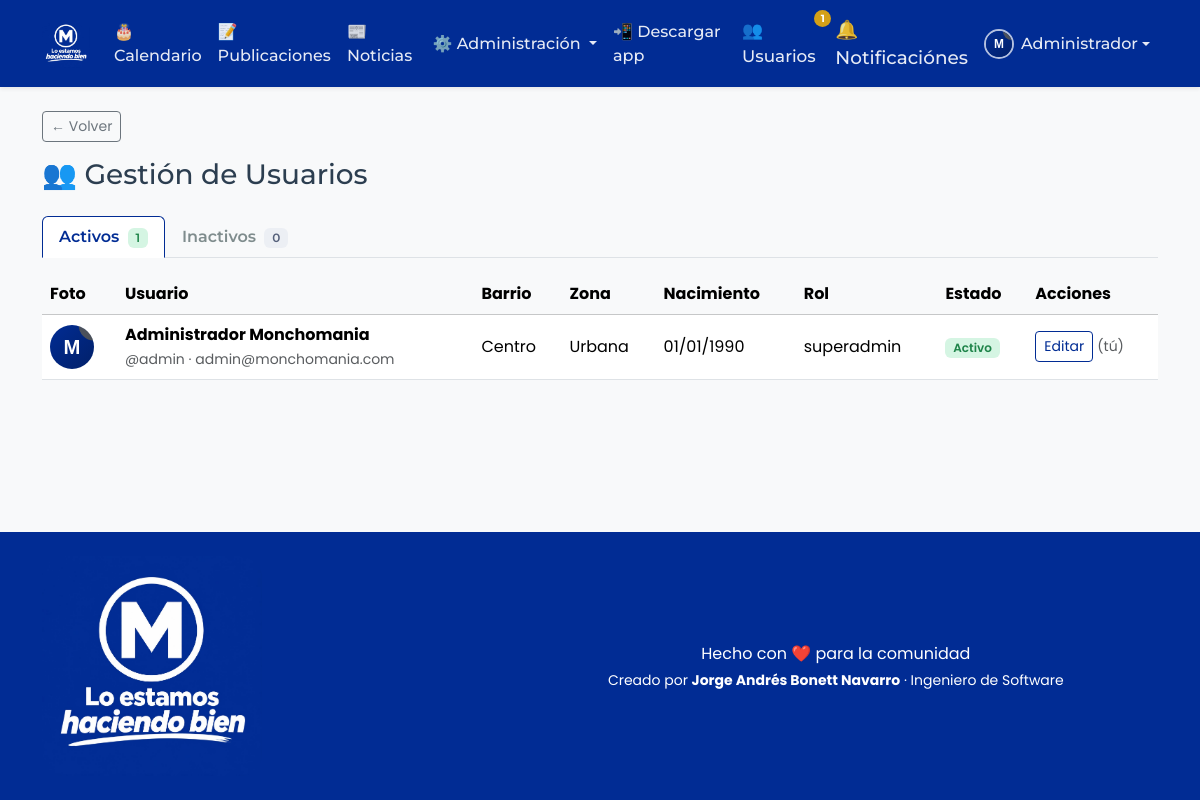
The page /modules/admin/users.php (signed in) on the database its author committed.
### tables this page shows
CREATE TABLE `usuarios` (
  `id`               INT UNSIGNED NOT NULL AUTO_INCREMENT,
  `id_rol`           INT UNSIGNED NOT NULL DEFAULT 2,
  `usuario`          VARCHAR(50)  NOT NULL COMMENT 'Nombre de usuario para iniciar sesión',
  `nombre`           VARCHAR(80)  NOT NULL,
  `apellidos`        VARCHAR(120) NOT NULL,
  `fecha_nacimiento` DATE         NOT NULL,
  `direccion`        VARCHAR(255) DEFAULT NULL,
  `barrio`           VARCHAR(120) DEFAULT NULL,
  `zona`             ENUM('Urbana','Vereda') NOT NULL DEFAULT 'Urbana',
  `foto`             VARCHAR(255) DEFAULT NULL COMMENT 'Ruta relativa de la imagen de perfil',
  `email`            VARCHAR(160) DEFAULT NULL,
  `password`         VARCHAR(255) NOT NULL COMMENT 'Hash generado con password_hash()',
  `estado`           TINYINT(1)   NOT NULL DEFAULT 1 COMMENT '1=Activo, 2=Inactivo',
  `creado_en`        TIMESTAMP    NOT NULL DEFAULT CURRENT_TIMESTAMP,
  PRIMARY KEY (`id`),
  UNIQUE KEY `uq_usuarios_usuario` (`usuario`),
  UNIQUE KEY `uq_usuarios_email` (`email`),
  KEY `idx_usuarios_rol` (`id_rol`),
  KEY `idx_usuarios_nacimiento` (`fecha_nacimiento`),
  CONSTRAINT `fk_usuarios_rol` FOREIGN KEY (`id_rol`)
    REFERENCES `roles` (`id`) ON UPDATE CASCADE ON DELETE RESTRICT
);

CREATE TABLE `roles` (
  `id`         INT UNSIGNED NOT NULL AUTO_INCREMENT,
  `nombre_rol` VARCHAR(50)  NOT NULL COMMENT 'superadmin | usuario',
  `creado_en`  TIMESTAMP    NOT NULL DEFAULT CURRENT_TIMESTAMP,
  PRIMARY KEY (`id`),
  UNIQUE KEY `uq_roles_nombre` (`nombre_rol`)
);

### config/database.php (called while the page is built, shortened)
<?php
class Database
{
    private static $instance = null;
    public static function connection(): PDO
    {
        if (self::$instance === null) {
            $host = $_ENV['DB_HOST'] ?? 'localhost';
            $port = $_ENV['DB_PORT'] ?? '3306';
            $name = $_ENV['DB_NAME'] ?? 'monchomania';
            $user = $_ENV['DB_USER'] ?? 'root';
            $pass = $_ENV['DB_PASS'] ?? '';
            $dsn = sprintf(
                'mysql:host=%s;port=%s;dbname=%s;charset=utf8mb4',
                $host,
                $port,
                $name
            );
            $options = [
                PDO::ATTR_ERRMODE            => PDO::ERRMODE_EXCEPTION,
                PDO::ATTR_DEFAULT_FETCH_MODE => PDO::FETCH_ASSOC,
                PDO::ATTR_EMULATE_PREPARES   => false,
                PDO::ATTR_STRINGIFY_FETCHES  => false,
                PDO::MYSQL_ATTR_INIT_COMMAND => 'SET NAMES utf8mb4 COLLATE utf8mb4_unicode_ci',
            ];
            try {
                self::$instance = new PDO($dsn, $user, $pass, $options);
                self::$instance->exec("SET time_zone = '+00:00'");
            } catch (PDOException $e) {
                http_response_code(500);
                if (($_ENV['APP_DEBUG'] ?? 'false') === 'true') {
                    die('Error de conexión a la base de datos: ' . $e->getMessage());
                }
                die('Error de conexión a la base de datos.');
            }
        }
        return self::$instance;
    }
}

### includes/auth_middleware.php (called while the page is built, shortened)
<?php
require_once __DIR__ . '/../config/app.php';
$user = current_user();

### modules/admin/users.php (the view, shortened to what this page needs)
<?php
require_once __DIR__ . '/../../includes/auth_middleware.php';
$stmt = Database::connection()->query(
    "SELECT u.*, r.nombre_rol
       FROM usuarios u
       JOIN roles r ON r.id = u.id_rol
      ORDER BY u.creado_en DESC"
);
$usuarios = $stmt->fetchAll();
$activos   = array_values(array_filter($usuarios, fn($u) => (int) $u['estado'] === 1));
$inactivos = array_values(array_filter($usuarios, fn($u) => (int) $u['estado'] === 2));
function render_users_table(array $list, int $currentUserId): void
{
    foreach ($list as $u) {
        $fotoUrl = $u['foto']
            ? uploads_url('profiles/' . $u['foto'])
            : asset('img/avatar-default.svg');
        $json = json_encode([
            'id'               => (int) $u['id'],
            'usuario'          => $u['usuario'],
            'nombre'           => $u['nombre'],
            'apellidos'        => $u['apellidos'],
            'fecha_nacimiento' => $u['fecha_nacimiento'],
            'direccion'        => $u['direccion'],
            'barrio'           => $u['barrio'],
            'zona'             => $u['zona'],
            'email'            => $u['email'],
            'id_rol'           => (int) $u['id_rol'],
            'estado'           => (int) $u['estado'],
        ]);
        $esActivo  = (int) $u['estado'] === 1;
        $badge     = $esActivo
            ? '<span class="badge mm-badge-active">Activo</span>'
            : '<span class="badge mm-badge-inactive">Inactivo</span>';
        $toggleBtn = '';
        if ((int) $u['id'] !== $currentUserId) {
            $toggleBtn = $esActivo
                ? '<button class="btn btn-sm btn-outline-danger" onclick="toggleUser(' . (int) $u['id'] . ', 2)">Inactivar</button>'
                : '<button class="btn btn-sm btn-outline-success" onclick="toggleUser(' . (int) $u['id'] . ', 1)">Activar</button>';
        } else {
            $toggleBtn = '<span class="text-muted small">(tú)</span>';
        }
        $emailInfo = $u['email'] !== null && $u['email'] !== ''
            ? e($u['email'])
            : '<em>sin correo</em>';
        echo '<tr>';
        echo '<td><img src="' . e($fotoUrl) . '" alt="Foto"></td>';
        echo '<td><strong>' . e($u['nombre'] . ' ' . $u['apellidos']) . '</strong><br><span class="text-muted small">@' . e($u['usuario']) . ' · ' . $emailInfo . '</span></td>';
        echo '<td>' . e($u['barrio'] !== '' && $u['barrio'] !== null ? $u['barrio'] : '—') . '</td>';
        echo '<td>' . e($u['zona']) . '</td>';
        echo '<td>' . e(date('d/m/Y', strtotime($u['fecha_nacimiento']))) . '</td>';
        echo '<td>' . e($u['nombre_rol']) . '</td>';
        echo '<td>' . $badge . '</td>';
        echo '<td class="text-nowrap">';
        echo '<button class="btn btn-sm btn-outline-primary me-1" data-user=\'' . e($json) . '\' onclick="openEditUser(this)">Editar</button>';
        echo $toggleBtn;
        echo '</td>';
        echo '</tr>';
    }
}
require_once __DIR__ . '/../../includes/header.php';
require_once __DIR__ . '/../../includes/navbar.php';
?>
<div class="container py-4">
    <?= back_button('modules/calendar/index.php') ?>
    <h1 class="h3 mb-4">👥 Gestión de Usuarios</h1>
    <ul class="nav nav-tabs mm-tabs" role="tablist">
        <li class="nav-item" role="presentation">
            <button class="nav-link active" id="activos-tab" data-bs-toggle="tab" data-bs-target="#activos"
                    type="button" role="tab">Activos
                <span class="badge mm-badge-active ms-1"><?= count($activos) ?></span>
            </button>
        </li>
        <li class="nav-item" role="presentation">
            <button class="nav-link" id="inactivos-tab" data-bs-toggle="tab" data-bs-target="#inactivos"
                    type="button" role="tab">Inactivos
                <span class="badge mm-badge-inactive ms-1"><?= count($inactivos) ?></span>
            </button>
        </li>
    </ul>
    <div class="tab-content mt-3">
        <div class="tab-pane fade show active" id="activos" role="tabpanel">
            <div class="table-responsive">
                <table class="table table-hover align-middle mm-table">
                    <thead class="table-light">
                        <tr>
                            <th>Foto</th><th>Usuario</th><th>Barrio</th><th>Zona</th>
                            <th>Nacimiento</th><th>Rol</th><th>Estado</th><th>Acciones</th>
                        </tr>
                    </thead>
                    <tbody>
                        <?php if (!$activos): ?>
                            <tr><td colspan="8" class="text-center text-muted py-4">No hay usuarios activos.</td></tr>
                        <?php else: ?>
                            <?php render_users_table($activos, (int) $user['id']); ?>
                        <?php endif; ?>
                    </tbody>
                </table>
            </div>
        </div>
    </div>
</div>
<?php require_once __DIR__ . '/../../includes/footer.php'; ?>

### includes/navbar.php (shortened to what this page needs)
<?php
$currentUser = $currentUser ?? (is_logged_in() ? current_user() : null);
$totalUsuariosActivos = 0;
if ($currentUser) {
    $totalUsuariosActivos = total_users_count();
}
?>
<nav class="navbar navbar-expand-lg navbar-dark mm-navbar sticky-top shadow-sm">
    <div class="container">
        <a class="navbar-brand mm-brand" href="<?= base_url('index.php') ?>">
            <img src="<?= asset('img/logo.png') ?>" alt="monchomania" class="mm-logo">
        </a>
        <div class="collapse navbar-collapse" id="mainNav">
            <ul class="navbar-nav ms-auto align-items-lg-center">
                <?php if ($currentUser): ?>
                    <?php if (module_is_visible('calendario')): ?>
                        <li class="nav-item">
                            <a class="nav-link" href="<?= base_url('modules/calendar/index.php') ?>">
                                🎂 Calendario
                            </a>
                        </li>
                    <?php endif; ?>
                    <?php if (module_is_visible('publicaciones')): ?>
                        <li class="nav-item">
                            <a class="nav-link" href="<?= base_url('modules/posts/index.php') ?>">
                                📝 Publicaciones
                            </a>
                        </li>
                    <?php endif; ?>
                    <?php if (module_is_visible('noticias')): ?>
                        <li class="nav-item">
                            <a class="nav-link" href="<?= base_url('modules/news/index.php') ?>">
                                📰 Noticias
                            </a>
                        </li>
                    <?php endif; ?>
                    <?php if (is_admin()): ?>
                        <li class="nav-item dropdown">
                            <a class="nav-link dropdown-toggle" href="#" role="button"
                               data-bs-toggle="dropdown" aria-expanded="false">
                                ⚙️ Administración
                            </a>
                        </li>
                    <?php endif; ?>
                    <li class="nav-item">
                        <a class="nav-link js-install-app" href="#" role="button" title="Descargar como app">
                            📲 Descargar app
                        </a>
                    </li>
                    <li class="nav-item">
                        <a class="nav-link position-relative mm-users"
                           href="<?= base_url('modules/users/index.php') ?>"
                           title="Usuarios de la comunidad">
                            👥 Usuarios
                            <span class="badge rounded-pill mm-users-badge"><?= $totalUsuariosActivos ?></span>
                        </a>
                    </li>
                    <li class="nav-item dropdown">
                        <a class="nav-link position-relative mm-bell" href="#" role="button"
                           data-bs-toggle="dropdown" data-bs-auto-close="outside" aria-expanded="false"
                           aria-label="Notificaciones"
                           data-read-url="<?= base_url('modules/notifications/read.php') ?>"
                           data-delete-url="<?= base_url('modules/notifications/delete.php') ?>">
                            🔔Notificaciónes
                        </a>
                    </li>
                    <li class="nav-item dropdown">
                        <a class="nav-link dropdown-toggle d-flex align-items-center" href="#" role="button"
                           data-bs-toggle="dropdown" aria-expanded="false">
                            <img src="<?= e($currentUser['foto'] ? uploads_url('profiles/' . $currentUser['foto']) : asset('img/avatar-default.svg')) ?>"
                                 class="nav-avatar js-profile-photo" alt="Foto de perfil">
                            <span><?= e($currentUser['nombre']) ?></span>
                        </a>
                    </li>
                <?php endif; ?>
            </ul>
        </div>
    </div>
</nav>

### assets/css/style.css (style rules this page uses)
:root { --mm-primary: #012C94; --mm-primary-dark: #012069; --mm-primary-darker: #001442; --mm-primary-soft: #EDF1FC; --mm-accent: #D4A017; --mm-accent-soft: #FBF3E0; --mm-dark: #2C3E50; --mm-muted: #7F8C8D; --mm-light: #F8F9FA; --mm-border: #E9ECEF; --mm-radius: 1rem; --mm-shadow: 0 8px 24px rgba(44, 62, 80, 0.08); --mm-shadow-hover: 0 14px 34px rgba(44, 62, 80, 0.15); --font-heading: 'Montserrat', sans-serif; --font-body: 'Poppins', sans-serif; }
body { font-family: var(--font-body); background: var(--mm-light); color: var(--mm-dark); min-height: 100vh; display: flex; flex-direction: column; }
h1, h2, h3, h4, h5, h6 { font-family: var(--font-heading); }
a { color: var(--mm-primary); }
.mm-brand { display: inline-flex; align-items: center; padding: 0; }
.mm-logo { display: block; height: 48px; width: auto; border-radius: 12px; }
.mm-navbar { background: var(--mm-primary); box-shadow: 0 4px 14px rgba(1, 32, 105, 0.25); }
.mm-navbar .nav-link { font-family: var(--font-heading); font-weight: 500; color: rgba(255, 255, 255, 0.9) !important; }
.nav-avatar { width: 30px; height: 30px; border-radius: 50%; object-fit: cover; margin-right: 7px; border: 2px solid rgba(255, 255, 255, 0.7); }
.js-profile-photo { cursor: zoom-in; }
.mm-bell { font-size: 1.15rem; }
.mm-users { font-size: 1.05rem; }
.mm-users-badge { position: absolute; top: 0; right: -4px; background: var(--mm-accent); color: #fff; font-size: 0.65rem; padding: 0.2rem 0.4rem; }
.btn-outline-primary { color: var(--mm-primary); border-color: var(--mm-primary); }
.mm-badge-active { background: #D5F5E3; color: #1E8449; font-weight: 600; }
.mm-badge-inactive { background: #ECEFF4; color: #55607A; font-weight: 600; }
.mm-table td img { width: 44px; height: 44px; border-radius: 50%; object-fit: cover; }
.mm-tabs .nav-link { color: var(--mm-muted); font-family: var(--font-heading); font-weight: 600; }
.mm-tabs .nav-link.active { color: var(--mm-primary); border-color: var(--mm-primary) var(--mm-primary) transparent; }

### rows shown on the page
usuarios: nombre "Administrador", estado "1", estado "0", nombre+apellidos "Administrador Monchomania", usuario "admin", email "admin@monchomania.com", barrio "Centro", zona "Urbana", fecha_nacimiento "01/01/1990", id_rol.nombre_rol "superadmin", shows "Activo", shows "(tú)"

### other values the page prints
$totalUsuariosActivos "1"
